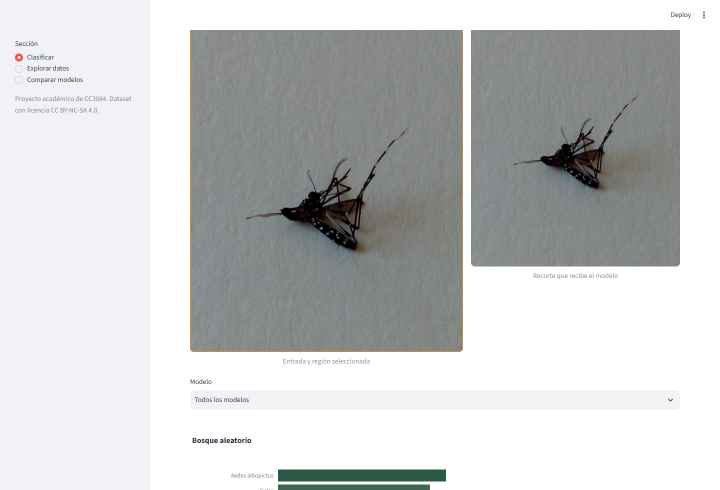
#> input picture entregables/capturas/app_clasificacion.png, 1440 x 980 px (shown at 1/2 size); its folder holds only this picture in this run
$ python -i modeling.py   (imports and definitions only)
#> lines starting #> are read from the running program, lines starting #| are printed output that depends on the picture
#> further down, picture is the input picture: PIL image 1440x980 RGB; mean R, G, B 199.9, 201.8, 202.2
"""Preprocesamiento y extracción de características para Mosquito Alert.

El módulo comparte exactamente el mismo flujo entre entrenamiento y aplicación:
recorte del mosquito, corrección de orientación, redimensionamiento sin deformar,
HOG para forma y histogramas HSV para color.
"""

from __future__ import annotations

from dataclasses import dataclass
from pathlib import Path
from typing import Iterable

import numpy as np
import pandas as pd
from PIL import Image, ImageOps
from skimage.feature import hog


IMAGE_SIZE = 96
HISTOGRAM_BINS = 12
COLOR_FEATURE_LENGTH = HISTOGRAM_BINS * 3 + 6
IMAGE_SUFFIXES = {".jpg", ".jpeg", ".png", ".bmp", ".webp"}


@dataclass(frozen=True)
class DatasetPaths:
    root: Path
    annotations: Path
    images: Path


# [104 lines left out: functions find_dataset_paths, load_annotations, _safe_bbox, crop_from_annotation, crop_from_user_bbox, not called in this run]


def resize_letterbox(image: Image.Image, size: int = IMAGE_SIZE) -> np.ndarray:
    """Redimensiona preservando proporción y rellena con el color mediano."""
#> called with size = 96
    image = image.convert("RGB")
    image.thumbnail((size, size), Image.Resampling.LANCZOS)
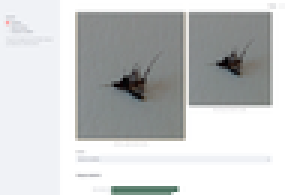
#> image: PIL image 96x65 RGB (shown 3 times larger); mean R, G, B 199.7, 201.6, 202
    array = np.asarray(image, dtype=np.uint8)
    fill = tuple(int(v) for v in np.median(array.reshape(-1, 3), axis=0))
#> fill = (240, 242, 246)
    canvas = Image.new("RGB", (size, size), fill)
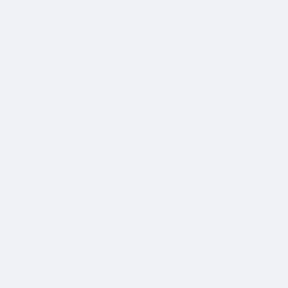
#> canvas: PIL image 96x96 RGB (shown 3 times larger); mean R, G, B 240, 242, 246
    left = (size - image.width) // 2
#> left = 0
    top = (size - image.height) // 2
#> top = 15
    canvas.paste(image, (left, top))
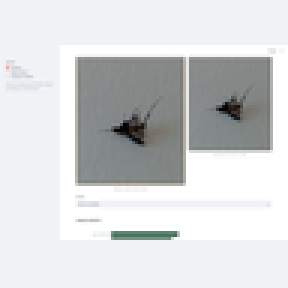
#> canvas: PIL image 96x96 RGB (shown 3 times larger); mean R, G, B 212.7, 214.7, 216.2
    return np.asarray(canvas, dtype=np.uint8)


def extract_feature_vector(image: Image.Image, size: int = IMAGE_SIZE) -> np.ndarray:
    """Concatena HOG y descriptores HSV; devuelve ``float32``."""
    rgb = resize_letterbox(image, size=size)
    gray = np.asarray(Image.fromarray(rgb).convert("L"), dtype=np.float32) / 255.0
    shape = hog(
        gray,
        orientations=9,
        pixels_per_cell=(12, 12),
        cells_per_block=(2, 2),
        block_norm="L2-Hys",
        feature_vector=True,
    ).astype(np.float32)
#> shape = 1764 values, max 0.854 at index 1660, min 0 at index 0, mean 0.0786

    hsv = np.asarray(Image.fromarray(rgb).convert("HSV"), dtype=np.float32) / 255.0
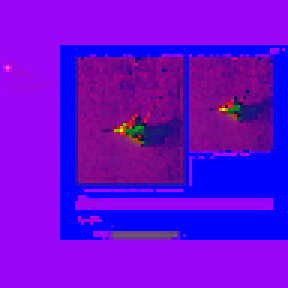
#> hsv: shape (96, 96, 3) float32 (shown 3 times larger); mean R, G, B 0.43, 0.0251, 0.851
    color_parts: list[np.ndarray] = []
    for channel in range(3):
        hist, _ = np.histogram(hsv[..., channel], bins=HISTOGRAM_BINS, range=(0.0, 1.0))
        hist = hist.astype(np.float32)
        hist /= max(1.0, hist.sum())
        color_parts.append(hist)
#> this loop made 3 passes
#> hist on passes 1 to 3: [2023, 263, 54, 29, 382, 1145, 703, 4481, 99, 11, 12, 14], [8992, 102, 38, 32, 30, 7, 7, 3, 1, 0, 1, 3], [20, 26, 22, 26, 32, 242, 1984, 20, 149, 11, 98, 6586]
#> after the loop, color_parts = 3 items
    color_parts.append(hsv.mean(axis=(0, 1)).astype(np.float32))
    color_parts.append(hsv.std(axis=(0, 1)).astype(np.float32))
    color = np.concatenate(color_parts).astype(np.float32)
#> color = 42 values, max 0.976 at index 12, min 0 at index 21, mean 0.114
    return np.concatenate([shape, color]).astype(np.float32)


# [54 lines left out: functions select_feature_set, features_from_rows, softmax, predict_proba_compatible, not called in this run]


def iter_image_files(directory: Path | str) -> Iterable[Path]:
    directory = Path(directory)
    return (path for path in directory.rglob("*") if path.suffix.lower() in IMAGE_SUFFIXES)

>>> from PIL import Image
>>> picture = Image.open('../entregables/capturas/app_clasificacion.png')
>>> result = extract_feature_vector(picture)
#> result = 1806 values, max 0.976 at index 1776, min 0 at index 0, mean 0.0795

$ run again, on entregables/capturas/app_rendimiento.png
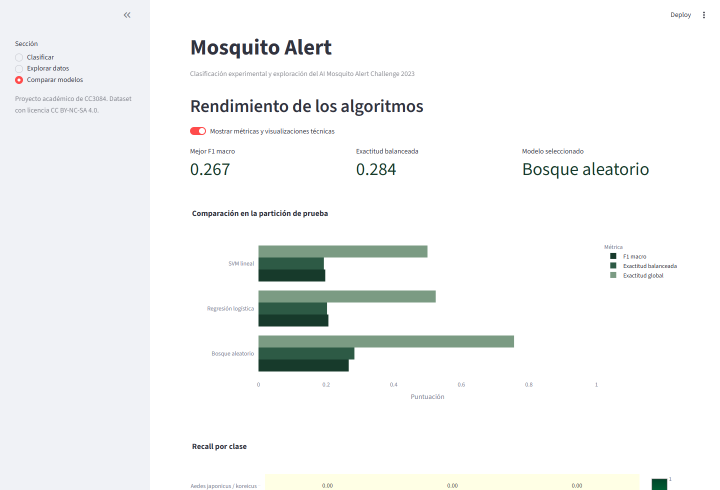
#> input picture entregables/capturas/app_rendimiento.png, 1440 x 980 px (shown at 1/2 size)
#> picture is the input picture: PIL image 1440x980 RGB; mean R, G, B 242.9, 244.7, 244.4
#> fill = (255, 255, 255)
#> in extract_feature_vector, `gray = np.asarray(Image.fromarray(rgb).convert("L"), dtype=np.float32)..`:
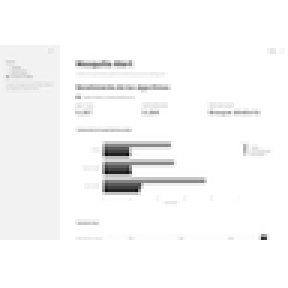
#> gray: shape (96, 96) float32 (shown 3 times larger); min 0.0784, max 1, mean 0.97
#> shape = 1764 values, max 1 at index 166, min 0 at index 0, mean 0.0841
#> in extract_feature_vector, `hsv = np.asarray(Image.fromarray(rgb).convert("HSV"), dtype=np.float32..`:
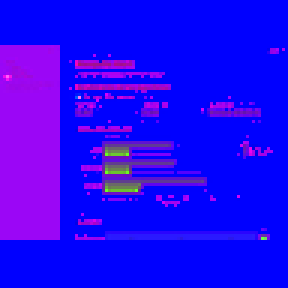
#> hsv: shape (96, 96, 3) float32 (shown 3 times larger); mean R, G, B 0.139, 0.0141, 0.975
#> the loop in extract_feature_vector, `for channel in range(3):` made 3 passes
#> hist on passes 1 to 3: [6851, 154, 6, 3, 332, 201, 39, 1390, 213, 16, 5, 6], [8926, 121, 76, 5, 26, 10, 19, 2, 14, 9, 1, 7], [0, 6, 21, 28, 27, 5, 44, 66, 49, 153, 160, 8657]
#> after the loop in extract_feature_vector, `for channel in range(3):`: color_parts = 3 items
#> color = 42 values, max 0.975 at index 38, min 0 at index 24, mean 0.108
#> result = 1806 values, max 1 at index 166, min 0 at index 0, mean 0.0846
